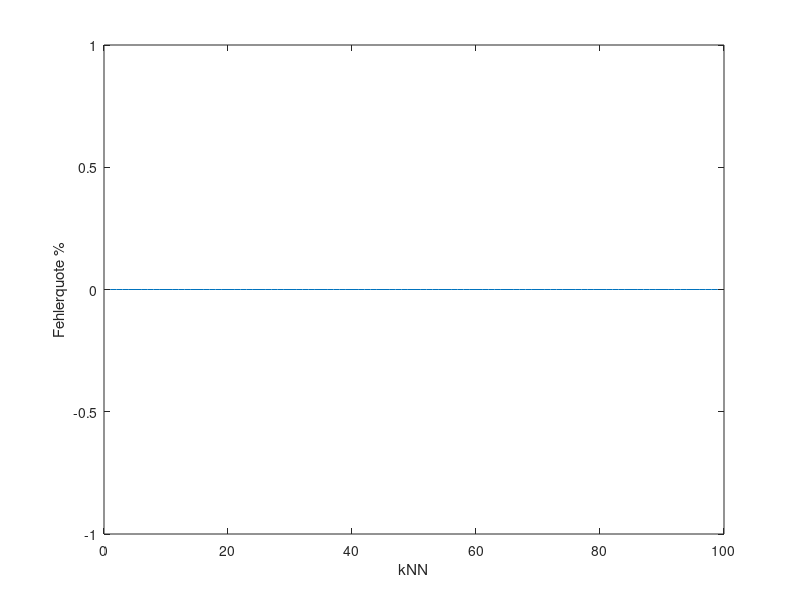

The MATLAB script that drew this image:
%exercise 2.1 group 15

kNN = 99;

PICS = 100;
FEATURES = 7;

directory = 'MPEG7';
D = dir(directory) ; 
I = cell( PICS , 1 ) ; 


classes = {'apple','bat','Bone','beetle','key'};

S = zeros(PICS, FEATURES);
SC = zeros(1,PICS);
j=1; 


%load pictures and create feature vector
for i = 1 : size( D, 1 )
    class=0; 
    for p=1:size(classes,2) 
       %check if filename is in classes
       %class strings converted into integer (e.g. apple = 1, bat = 2,...)
        if D( i ).isdir == 0 && strncmp( D( i ).name( 1 : 3 ) , classes{p} , 3)
            class=p;
            break;
       end
    end
    
    if D( i ).isdir == 0 && class>0 
        
       I_temp = imread (fullfile(directory,D(i).name));
       I{j} = im2bw( I_temp , graythresh ( I_temp ) );
       I{j} = bwlabel(I{j});
       
       
       STATS = regionprops(I{j},'all');
      
      % create feature vector S
      % only proceed with the max area
       [area,ind] = max([STATS.Area]);
       perimeter = (STATS(ind).Perimeter);
       majoraxis =  (STATS(ind).MajorAxisLength);
       minoraxis = (STATS(ind).MinorAxisLength);
       
       
       %formfactor:
       formfactor = (4*pi*area) ./ perimeter.^2;
       S(j,1) = formfactor;
     
       %roundness:
       roundness = (4*area) / (pi*majoraxis^2);
       S(j,2) = roundness;
       
       
       %compactness:
       compactness = sqrt(roundness);
       S(j,3) = compactness;
       
       %aspect ratio:
       aspectratio =  majoraxis / minoraxis;
       S(j,4) = aspectratio;
       
       S(j,5) = perimeter;
       S(j,6) = majoraxis;
       S(j,7) = minoraxis;
       
       
       %class vector
       SC(j) = class;
       
       j = j + 1;
    end
end
j=j-1;


%leave-one-out cross validation
%with euclidic distance
errors = zeros(PICS,kNN);
eucl = zeros(PICS,2);
for k=1:j
    for l=1:j
        if k~=l
            eucl(l) = sqrt(sum((S(l,:)-S(k,:)).^2));
        else
            eucl(l) = realmax;
        end
        %write class into eucl 2nd dim to know what kind of pic it is
        eucl(l,2) = SC(l);
    end
    
    % now sort it, the pics with the shortest distance first
    [distances] = sortrows(eucl);
    
    %error test, test if decision is right for kNN = 1 - kNN
    %eucl(k,2) is the class of the test pic and
    %mode(distance..) returns most frequent class
    %if they equal error = 0, else error = 1
    %needed for the graph
    for v=1:kNN
        if (mode(distances(1:v,2))~=eucl(k,2)) 
            errors(k,v)=1;
        end
    end

    % check if desicion is right
    % mode returns the commonest picture class
    % if that is the actual class => right
    if (mode(distances(1:kNN,2))==eucl(k,2)) 
        disp('right');
    else 
        disp('wrong');
    end
end

%sum errors of all the pics for the related kNN value
sumerrors = zeros(1,kNN);
 for p=1:kNN 
         sumerrors(p) = sum(errors(:,p));
 end


%errorrate is already in percentage (100 pics)
%plot rate form 1-kNN
plot(1:kNN,sumerrors);
xlabel('kNN')
ylabel('Fehlerquote %')
       
